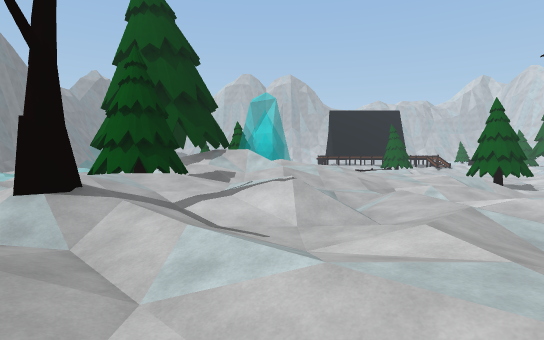
View 1 (above)

20 first-person views from a walk through a scene from a Unity 3-D project. The camera is 1.5 m above the floor, tilts 2° down and sees 80° across. The floor is counted in squares, 2 m on a side. Each view is taken from the middle of a square. On the plan, view 1 faces up. The plan holds only what a view shows up to about 11 squares ahead; the rest is blank. The place goes on beyond the plan. The player character is not drawn.

View 2
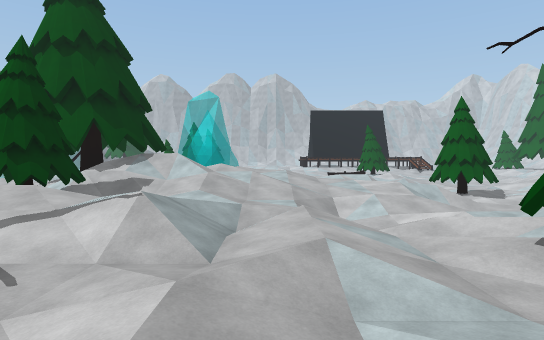

View 3
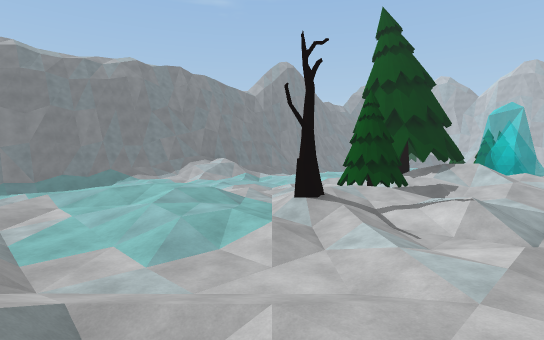

View 4
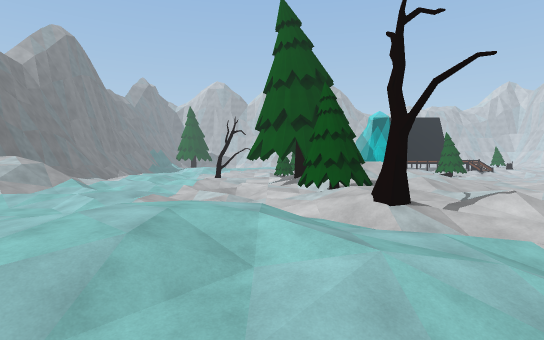

View 5
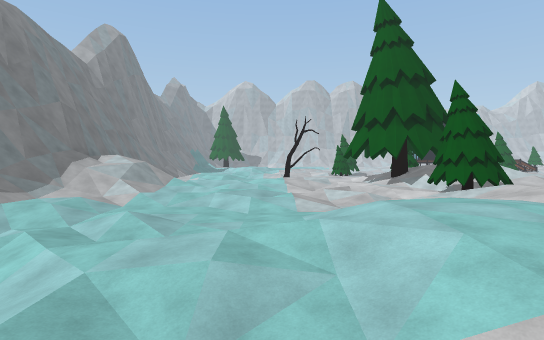

View 6
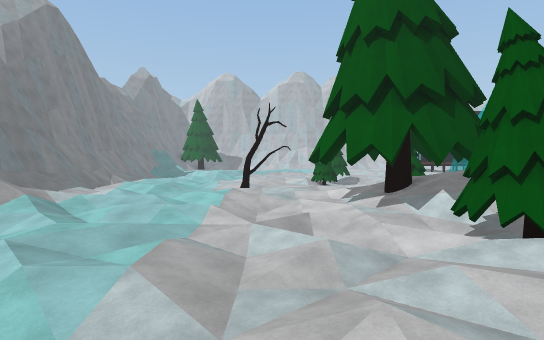

View 7
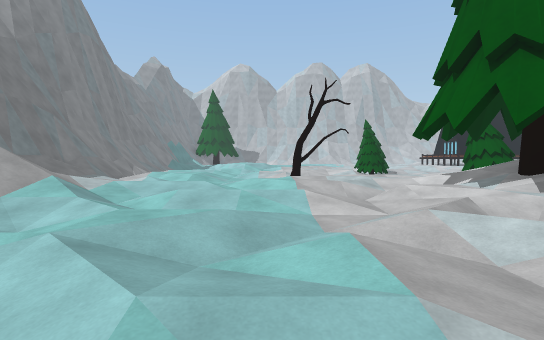

View 8
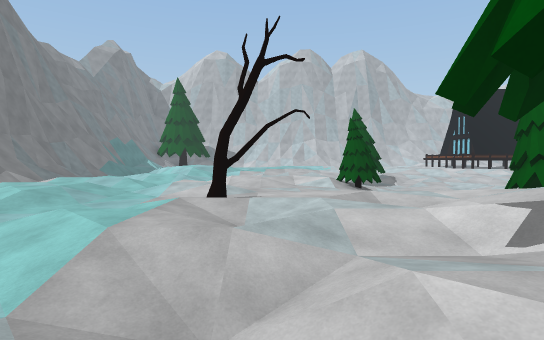

View 9
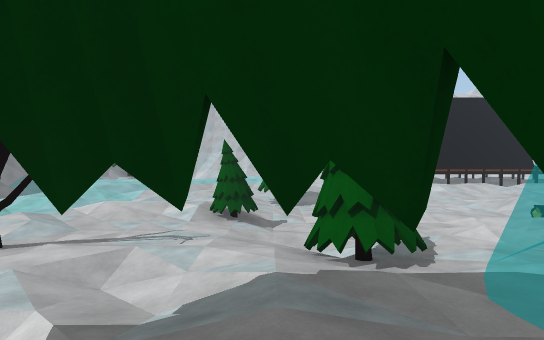

View 10
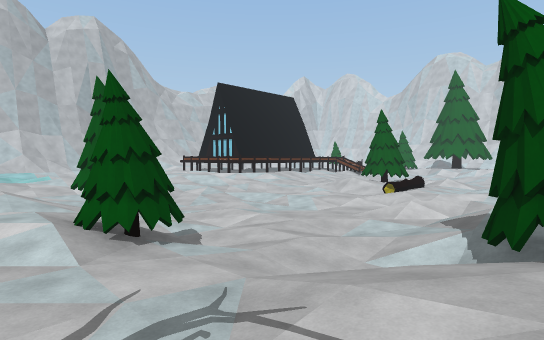

View 11
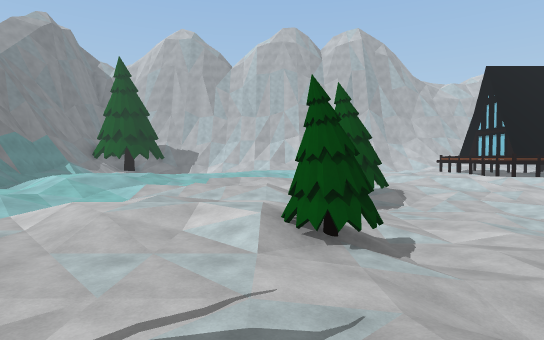

View 12
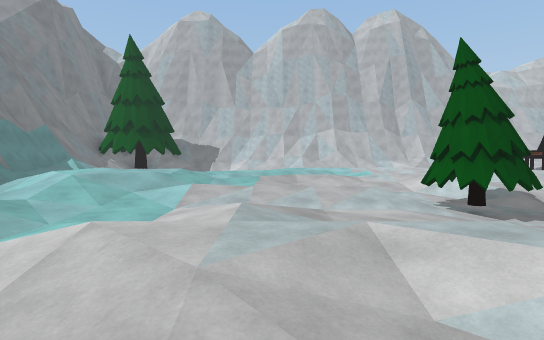

View 13
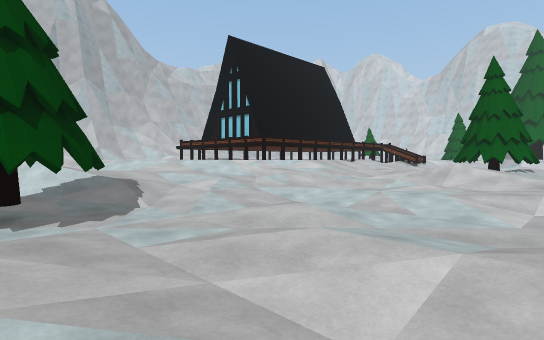

View 14
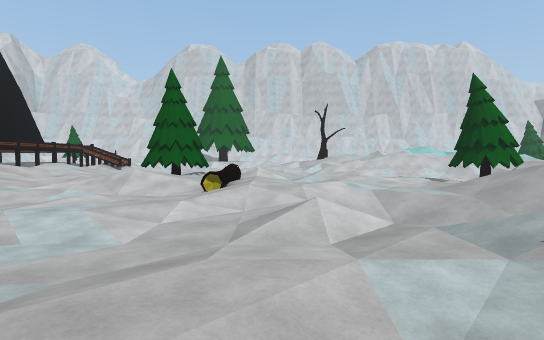

View 15
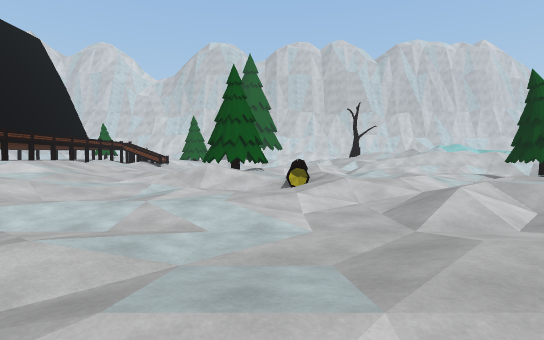

View 16
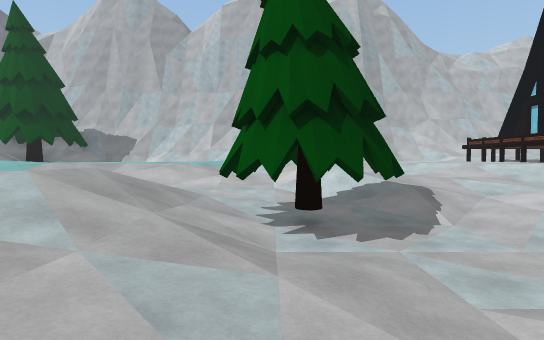

View 17
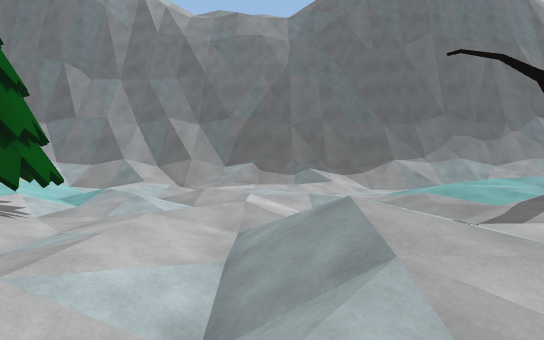

View 18
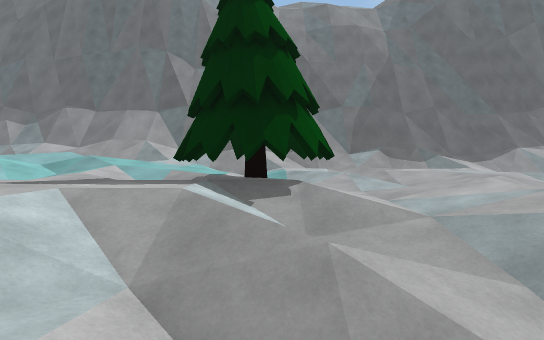

View 19
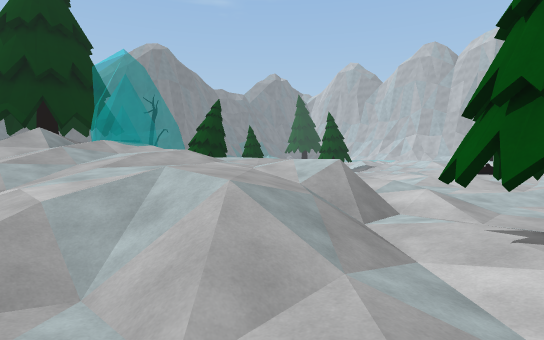

View 20
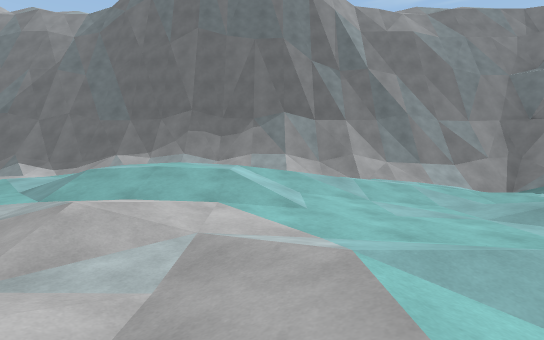

### Floor plan
Key: @ floor where view 1 was taken; # wall or solid block; x gap in a wall; . main floor; : floor 0.25 m higher than the main floor; - floor 0.25 m lower than the main floor; + floor 0.5 m higher than the main floor; _ floor 0.5 m lower than the main floor; * floor 0.75 m higher than the main floor; < floor 0.75 m lower than the main floor; % floor 1 m higher than the main floor; ( floor 1 m lower than the main floor; & floor 1.25 m higher than the main floor; ! floor 1.25 m lower than the main floor; ? floor 1.5 m lower than the main floor; / step, stairs or slope; = window, fence, low wall or low ledge; T tree; O other object.
Columns run from 17 left of view 1 to 9 right of it. Each row starts with its distance up from view 1.
 32         .-.
 31         -//     //
 30  //     ./  /-//_/....  ###
 29  //     /_/./__.-_/.--. -..
 28        :/./_<<</___/-_/.//
 27        ::/   <OO/<<<<<<_<<
 26      /++/-. //OO?!((/!(((<
 25      -//...../O??!!!!?!(<
 24      -//----/<(!?!!!((/// O
 23       .-_-.__<(!!?!!(!!!/OO
 22       ----.-//!!(!?!((!!<<O
 21  //   ___..//O!!((???/<(T</
 20  ///--- __-_/O/(!(!///<<<</
 19       _ .____<!!!!!/<(<<<(/
 18     ..-/./___//?///!/<(<<(/
 17     /.-__T--_-///-//_/((((
 16 #//_-/-___/....OO../:/</!?
 15 #// .-__-..._.:/.::::.//<?
 14 #//   _-.--../**/=:::::/!?O
 13    /...//.._/x#*==/*/../!OO
 12    //---_//.//&#==/+/:.//!O
 11    ///---/_/:#/#//%/:...//!
 10    ///_-----.//=//++---//!!
  9 #////-.--_//./O////.///<!!!
  8 #/////-.__///OOO .--/?/<
  7 #//-/../---/-OO  ./_ //</
  6  /..___/..__..*+::///<//.T
  5   /._____-/:-/*:://--//...
  4    <_/-_-..../O//__/--OO..
  3     -__--/**/.-///-/__OO-:-
  2     //.::+***::._..----.::.
  1      </::/*//+:--_..////:+/
  0      -/--///://-_@./_..-:
 -1  /<(  -_--//--__//-.-/._//
 -2 #//////////////////////////
 -3 ###########################

Positions as (right, up) in squares from view 1, and headings:
1: (0, 0), facing up
2: (2, 1), facing up
3: (2, -2), facing up-left
4: (-5, -2), facing up
5: (-9, -2), facing up
6: (-7, 3), facing up
7: (-9, 5), facing up
8: (-7, 10), facing up
9: (-3, 11), facing up
10: (-6, 16), facing up-right
11: (-5, 16), facing up
12: (-7, 19), facing up
13: (-3, 21), facing up-right
14: (-2, 20), facing right
15: (-2, 22), facing right
16: (-3, 22), facing up
17: (1, 8), facing down
18: (5, 8), facing down
19: (9, 9), facing up-left
20: (-8, 8), facing down
